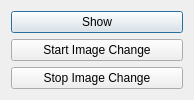
<?xml version="1.0" encoding="UTF-8"?>
<ui version="4.0">
 <class>Dialog</class>
 <widget class="QDialog" name="Dialog">
  <property name="geometry">
   <rect>
    <x>0</x>
    <y>0</y>
    <width>194</width>
    <height>99</height>
   </rect>
  </property>
  <property name="windowTitle">
   <string>Dialog</string>
  </property>
  <layout class="QVBoxLayout" name="verticalLayout">
   <item>
    <widget class="QPushButton" name="pushButton">
     <property name="text">
      <string>Show</string>
     </property>
    </widget>
   </item>
   <item>
    <widget class="QPushButton" name="pushButton_2">
     <property name="text">
      <string>Start Image Change</string>
     </property>
    </widget>
   </item>
   <item>
    <widget class="QPushButton" name="pushButton_3">
     <property name="text">
      <string>Stop Image Change</string>
     </property>
    </widget>
   </item>
  </layout>
 </widget>
 <resources/>
 <connections/>
</ui>
